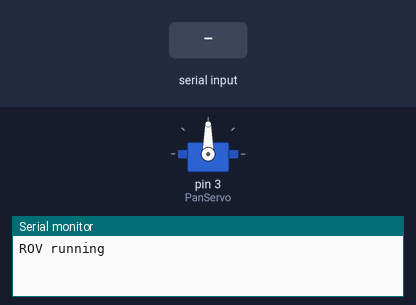
Recording of a sketch running on a simulated Arduino Mega 2560, built with avr-gcc and run on an emulated ATmega2560. Parts: servo, the last lines printed to the serial monitor. The inputs (shaded band) are chosen by the test bench.

Above: at 1.2 s.
1.3 s: "30,150\n" received over Serial
At 2.9 s:
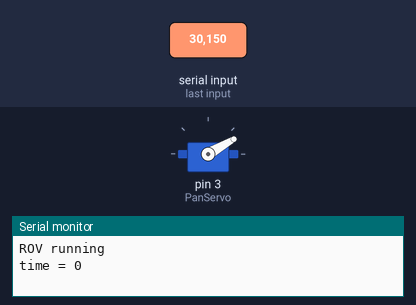
3.8 s: "5\n" received over the second serial link
At 5.8 s:
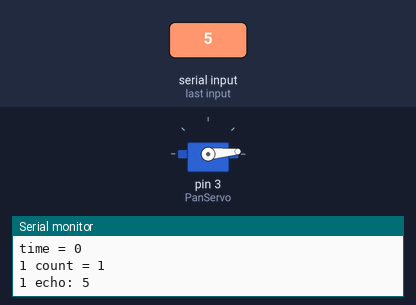
6.3 s: "200\n" received over the second serial link
At 7.7 s:
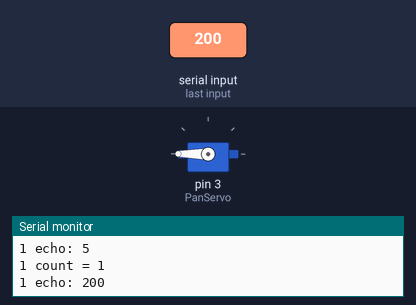
8.7 s: "1,90\n" received over the second serial link
At 10.7 s:
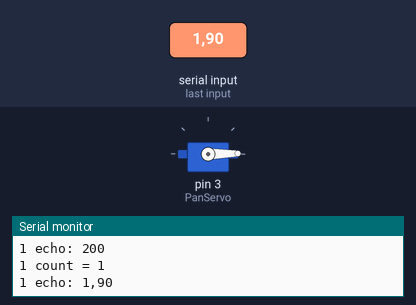
11.1 s: "90,45\n" received over the second serial link
At 12.6 s:
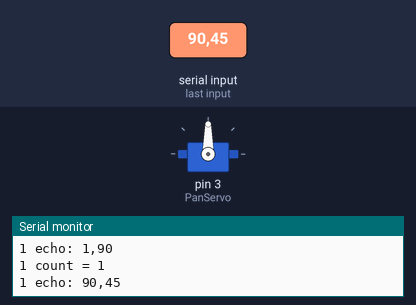
13.6 s: "30,150\n" received over the second serial link
At 15.7 s:
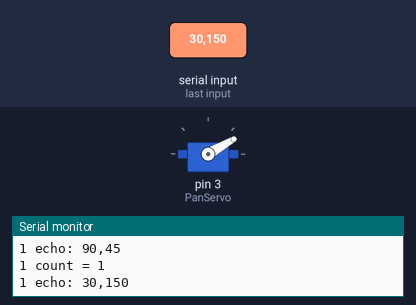
Timing chart, 0 to 17.1 s (numbered marks = the images above; inputs shaded):
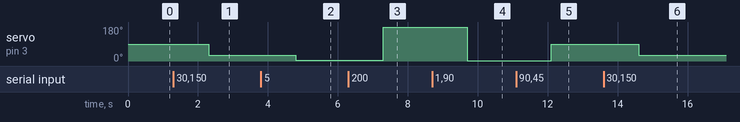

Measured:
- after the input at 1.3 s, servo on pin 3 (PanServo): 90° → 30° after 1.0 s
- after the input at 3.8 s, servo on pin 3 (PanServo): 30° → 5° after 1.0 s
- after the input at 6.3 s, servo on pin 3 (PanServo): 5° → 180° after 1.0 s
- after the input at 8.7 s, servo on pin 3 (PanServo): 180° → 1° after 1.0 s
- after the input at 11.1 s, servo on pin 3 (PanServo): 1° → 90° after 1.0 s
- after the input at 13.6 s, servo on pin 3 (PanServo): 90° → 30° after 1.0 s

The sketch:

SerialComsTest_ROV.ino
```cpp
#include <Servo.h>


Servo PanServo;
Servo TiltServo;


void setup() {
    Serial.begin(9600);
    Serial1.begin(57600);

    PanServo.attach(3);
//    TiltServo.attach(2);

    Serial.println("ROV running");
}

void loop() {

int byteReceived = 0;
String s;
int count = 0;

unsigned long begintime, totaltime;

    count = Serial1.available();
    if(count > 0)
    {
        Serial.println("1 count = " + String(count));

        s = Serial1.readString();// read the incoming data as string
        Serial.println("1 echo: " + s);

        PanServo.write(s.toInt());
        delay(10);
        //TiltServo.write(s.toInt());
        //delay(10);

    }

    count = Serial.available();
    if(count > 0)
    {
        s = Serial.readString();// read the incoming data as string
        begintime = millis();
        //Serial.println("2 count = " + String(count));

//        s = Serial.readString();// read the incoming data as string
        //Serial.println("2 echo: " + s);

        PanServo.write(s.toInt());
        totaltime = millis() - begintime;
        Serial.println( "time = " + String(totaltime));
        delay(10);
        //TiltServo.write(s.toInt());
        //delay(10);

    }
}
```
